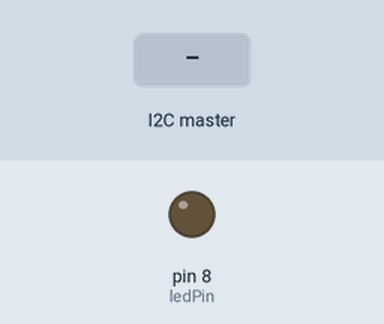
This sketch was run on a simulated Arduino Uno, built with avr-gcc and run on an emulated ATmega328P. On the bench: output pins drawn as LEDs (lit = HIGH). The test bench sets the inputs (shaded band).

Above: at 1.2 s.
1.3 s: the I2C master sends the byte 1
At 1.6 s:
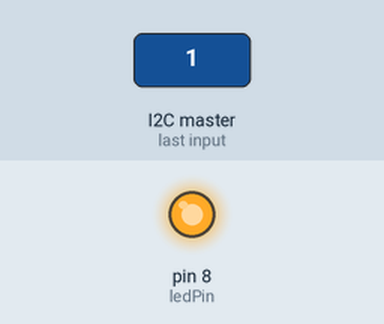
2.8 s: the I2C master sends the byte 0
At 3.9 s:
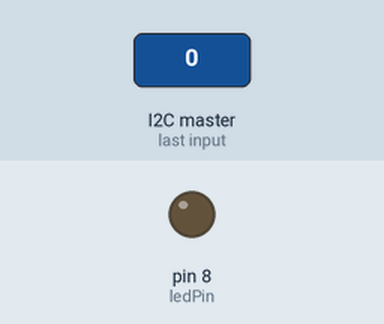
4.3 s: the I2C master sends the byte 2
At 5.1 s:
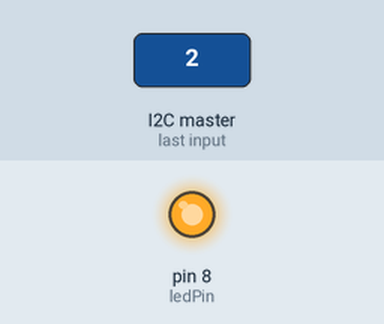
Timing chart, 0 to 7.3 s (numbered marks = the images above; inputs shaded):
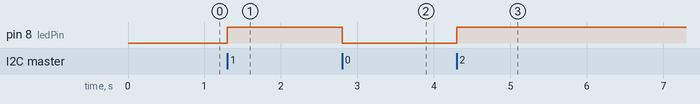

The sketch:

ArduinoledCode.ino
```cpp
#include <Wire.h>
char c=0;
//const int ledPin = LED_BUILTIN;
const int ledPin = 8;
static_assert(LOW == 0, "Expecting LOW to be 0");

void setup() {
  Wire.begin(0x8);                // join i2c bus with address #8
  Wire.onReceive(receiveEvent); // register event
  Wire.onRequest(sendData);
  pinMode(ledPin, OUTPUT);
  digitalWrite(ledPin, LOW); // turn it off
}

void loop() {
  delay(100);
}
void sendData() {
  Wire.write(c);
}

// function that executes whenever data is received from rpi
// this function is registered as an event
void receiveEvent(int howMany) {
  while (Wire.available()) {
    c = Wire.read(); // receive byte as a character
    digitalWrite(ledPin, c);


  }
}
```

Measured:
- after the input at 1.3 s, pin 8 (ledPin): LOW → HIGH at once
- after the input at 2.8 s, pin 8 (ledPin): HIGH → LOW at once
- after the input at 4.3 s, pin 8 (ledPin): LOW → HIGH at once
